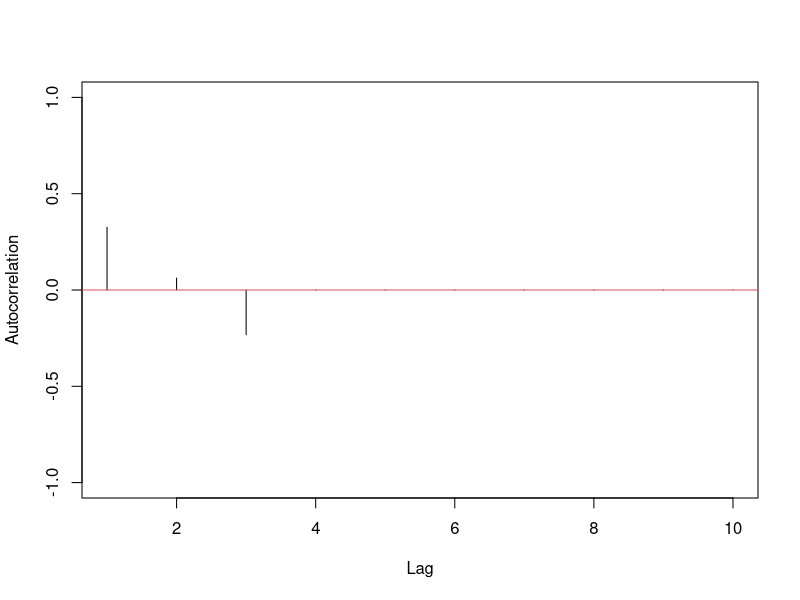
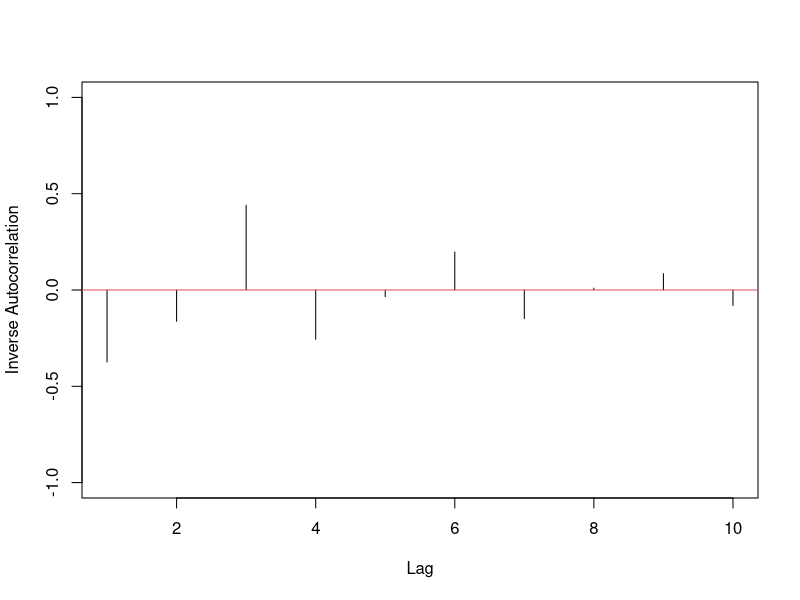
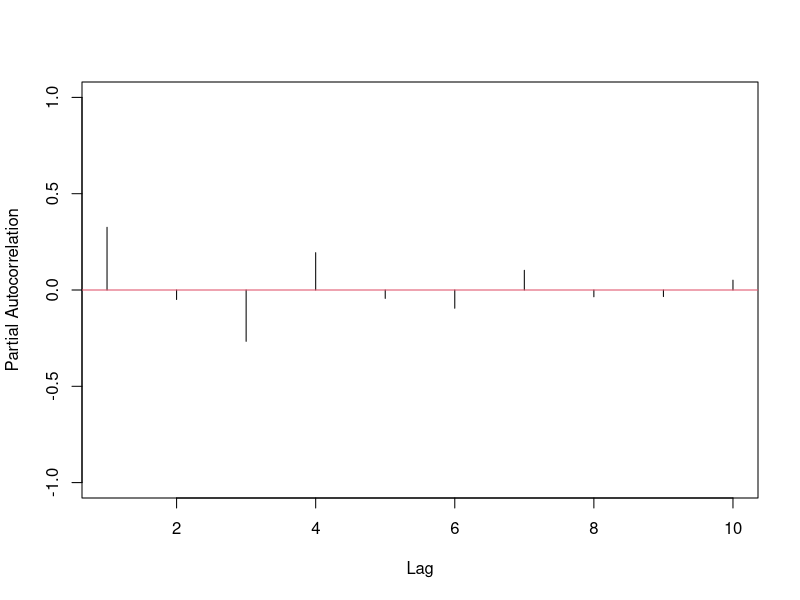
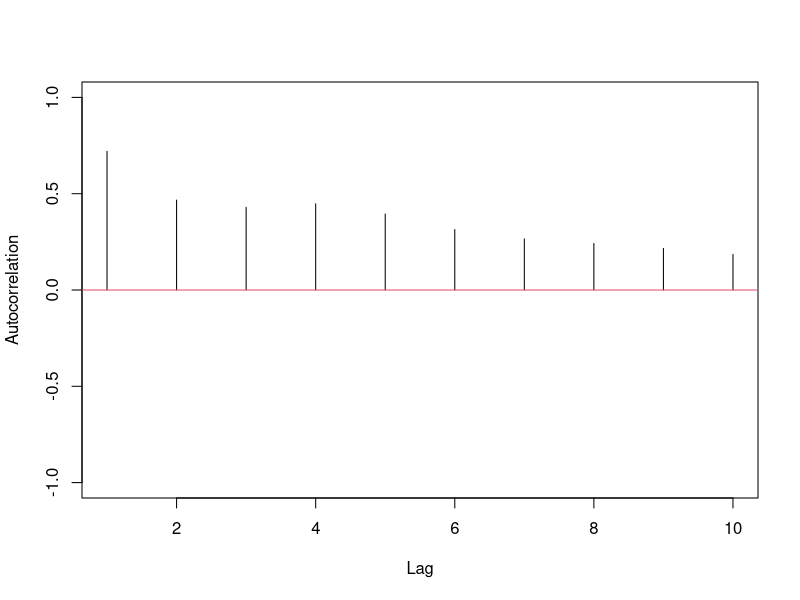
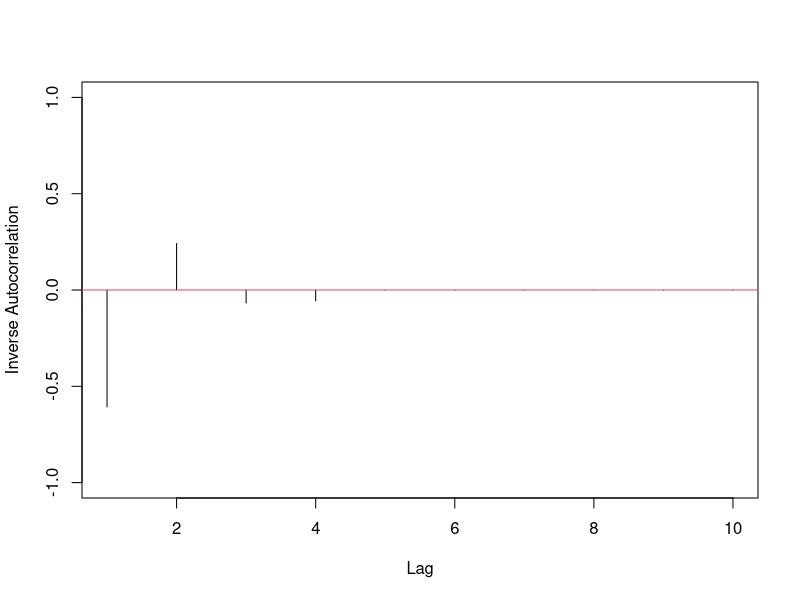
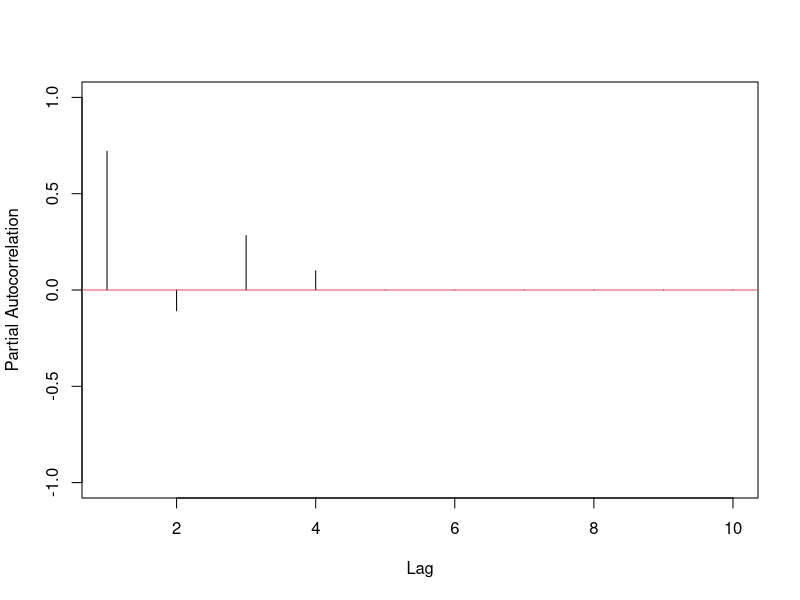
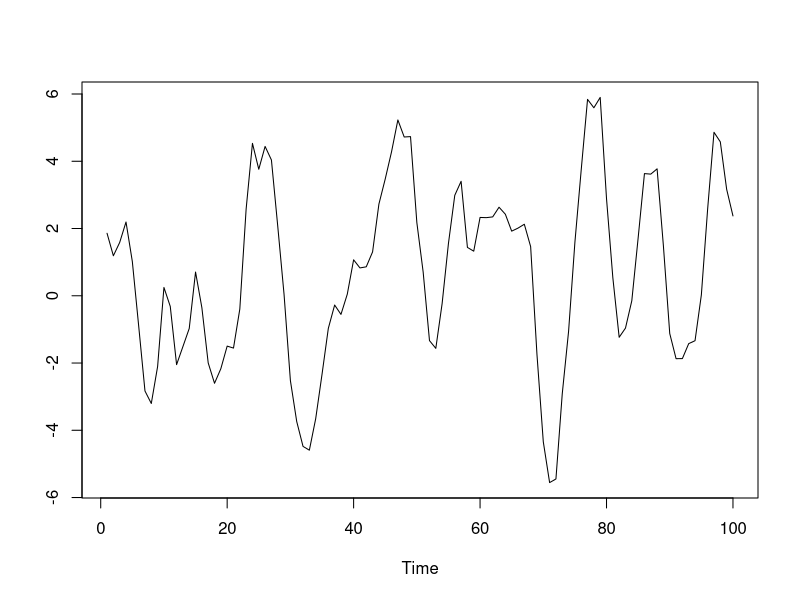
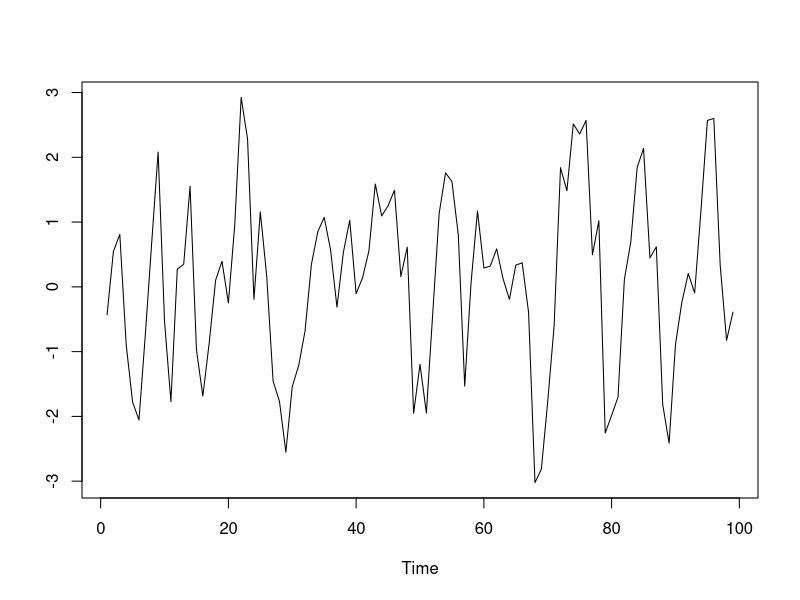

Write R code to recreate these figures, in order.
## ---- chunk 1
knitr::opts_knit$set(root.dir = 'C:/Users/neide/OneDrive/Documents/GitHub/BEwebinar/Data')
## ---- chunk 2
polymult <- function(a,b) {
bb <- c(b,rep(0,length(a)-1))
B <- toeplitz(bb)
B[lower.tri(B)] <- 0
aa <- rev(c(a,rep(0,length(b)-1)))
prod <- B %*% matrix(aa,length(aa),1)
return(rev(prod[,1]))
}

ARMAauto <- function(phi,theta,maxlag)
{
	p <- length(phi)
	q <- length(theta)
	gamMA <- polymult(c(1,theta),rev(c(1,theta)))
	gamMA <- gamMA[(q+1):(2*q+1)]
	if (p > 0) 
	{
		Amat <- matrix(0,nrow=(p+1),ncol=(2*p+1))
		for(i in 1:(p+1))
		{
			Amat[i,i:(i+p)] <- c(-1*rev(phi),1)
		}
		Amat <- cbind(Amat[,(p+1)],as.matrix(Amat[,(p+2):(2*p+1)]) +
			t(matrix(apply(t(matrix(Amat[,1:p],p+1,p)),2,rev),p,p+1)))
		Bmat <- matrix(0,nrow=(q+1),ncol=(p+q+1))
		for(i in 1:(q+1))
		{
			Bmat[i,i:(i+p)] <- c(-1*rev(phi),1)
		}
		Bmat <- t(matrix(apply(t(Bmat),2,rev),p+q+1,q+1))
		Bmat <- matrix(apply(Bmat,2,rev),q+1,p+q+1)
		Bmat <- Bmat[,1:(q+1)]
		Binv <- solve(Bmat)
		gamMix <- Binv %*% gamMA
		if (p <= q) { gamMix <- matrix(gamMix[1:(p+1),],p+1,1) 
			} else gamMix <- matrix(c(gamMix,rep(0,(p-q))),p+1,1)
		gamARMA <- solve(Amat) %*% gamMix 
	} else gamARMA <- gamMA[1]

	gamMA <- as.vector(gamMA)
	if (maxlag <= q) gamMA <- gamMA[1:(maxlag+1)] else gamMA <- c(gamMA,rep(0,(maxlag-q)))
	gamARMA <- as.vector(gamARMA)
	if (maxlag <= p) gamARMA <- gamARMA[1:(maxlag+1)] else {
	for(k in 1:(maxlag-p))
	{
		len <- length(gamARMA)
		acf <- gamMA[p+1+k]
		if (p > 0) acf <- acf + sum(phi*rev(gamARMA[(len-p+1):len]))
		gamARMA <- c(gamARMA,acf)
	} }
	return(gamARMA)
}

armapq.pacf <- function(ar.coefs,ma.coefs,max.lag)
{
	gamma <- ARMAauto(ar.coefs,ma.coefs,max.lag)
	kappa <- NULL
	for(k in 1:max.lag)
	{
		new.kappa <- solve(toeplitz(gamma[1:k]),gamma[2:(k+1)])[k]		
		kappa <- c(kappa,new.kappa)
	}
	return(kappa)
}
## ---- chunk 3
ma.coefs <- c(.4,.2,-.3)
gamma <- ARMAauto(NULL,ma.coefs,10)
rho <- gamma/gamma[1]
xi <- ARMAauto(-1*ma.coefs,NULL,10)
zeta <- xi/xi[1]
kappa <- armapq.pacf(NULL,ma.coefs,10)
## ---- chunk 4
plot(ts(rho[-1],start=1),xlab="Lag",ylab="Autocorrelation",
     ylim=c(-1,1),type="h")
abline(h=0,col=2)
## ---- chunk 5
plot(ts(zeta[-1],start=1),xlab="Lag",ylab="Inverse Autocorrelation",
     ylim=c(-1,1),type="h")
abline(h=0,col=2)
## ---- chunk 6
plot(ts(kappa,start=1),xlab="Lag",ylab="Partial Autocorrelation",
     ylim=c(-1,1),type="h")
abline(h=0,col=2)
## ---- chunk 7
ar.coefs <- c(.8,-.3,.2,.1)
gamma <- ARMAauto(ar.coefs,NULL,10)
rho <- gamma/gamma[1]
xi <- ARMAauto(NULL,-1*ar.coefs,10)
zeta <- xi/xi[1]
kappa <- armapq.pacf(ar.coefs,NULL,10)
## ---- chunk 8
plot(ts(rho[-1],start=1),xlab="Lag",ylab="Autocorrelation",
     ylim=c(-1,1),type="h")
abline(h=0,col=2)
## ---- chunk 9
plot(ts(zeta[-1],start=1),xlab="Lag",ylab="Inverse Autocorrelation",
     ylim=c(-1,1),type="h")
abline(h=0,col=2)
## ---- chunk 10
plot(ts(kappa,start=1),xlab="Lag",ylab="Partial Autocorrelation",
     ylim=c(-1,1),type="h")
abline(h=0,col=2)
## ---- chunk 11
arp.sim <- function(n,burn,ar.coefs,innovar)
{
	p <- length(ar.coefs)
	z <- rnorm(n+burn+p,sd=sqrt(innovar))
	x <- z[1:p]
	for(t in (p+1):(p+n+burn))
	{
		next.x <- sum(ar.coefs*x[(t-1):(t-p)]) + z[t]
		x <- c(x,next.x)
	}	
	x <- x[(p+burn+1):(p+burn+n)]
	return(x)
}

diffsign.test <- function(x)
{
	dx <- diff(ts(x))
	S <- length(dx[dx > 0])
	test <- (S - length(dx)/2)/sqrt((length(dx)+1)/12)
	return(c(test,pnorm(test),1-pnorm(test)))
}

## ---- chunk 12
set.seed(777)
n <- 100
rho <- .8
omega <- pi/6
phi1 <- 2*rho*cos(omega)
phi2 <- -rho^2
ar.coef <- c(phi1,phi2)
x.sim <- arp.sim(n,500,ar.coef,1)
plot.ts(x.sim,ylab="")
## ---- chunk 13
covars <- as.matrix(x.sim[-n])
coeffs <- list()
resids <- list()
for(p in 1:5)
{
  ar.fit <- lm(x.sim[-seq(1,p)] ~ covars - 1)
  coeffs[[p]] <- ar.fit$coefficients
  resids[[p]] <- ar.fit$residuals
  covars <- cbind(covars[-1,],x.sim[-seq(n-p,n)])
}
## ---- chunk 14
for(p in 1:5)
{
  plot.ts(resids[[p]],ylab="")  
  acf(resids[[p]])
}
## ---- chunk 15
print(c(phi1,phi2))
print(coeffs[[2]])
